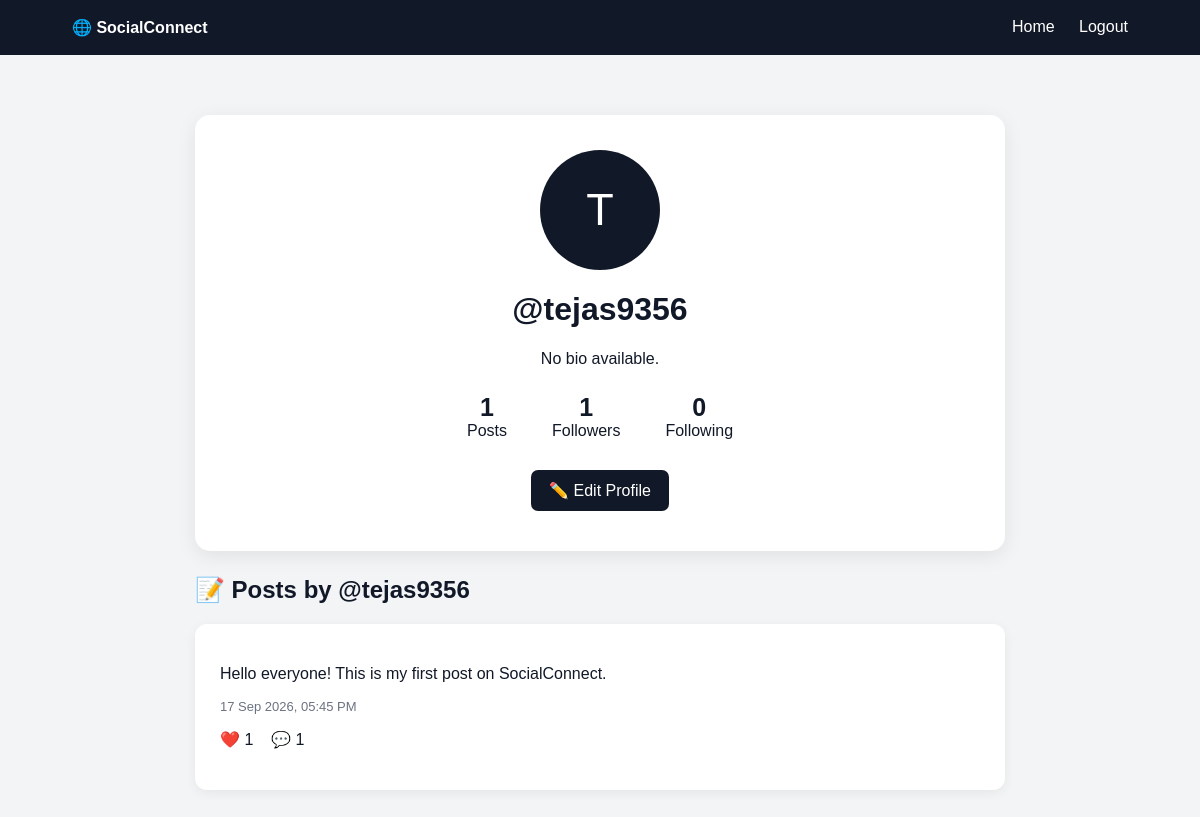
The app's page /profile/tejas9356/ (signed in) with its own data.
### social/models.py (models this page shows, shortened)
class Post(models.Model):
    user = models.ForeignKey(User, on_delete=models.CASCADE, related_name='posts')
    content = models.TextField()
    image = models.URLField(blank=True)
    created_at = models.DateTimeField(auto_now_add=True)

### social/views.py (the view)
# urls.py: path('profile/<str:username>/', views.profile, name='profile'),
@login_required
def profile(request, username):
    user = get_object_or_404(User, username=username)
    user_profile, created = Profile.objects.get_or_create(user=user)
    posts = Post.objects.filter(
        user=user
    ).order_by('-created_at')
    followers_count = Follow.objects.filter(
        following=user
    ).count()
    following_count = Follow.objects.filter(
        follower=user
    ).count()
    is_following = False
    if request.user.is_authenticated and request.user != user:
        is_following = Follow.objects.filter(
            follower=request.user,
            following=user
        ).exists()
    return render(request, 'social/profile.html', {
        'profile_user': user,
        'user_profile': user_profile,
        'posts': posts,
        'followers_count': followers_count,
        'following_count': following_count,
        'is_following': is_following,
    })

### social/templates/social/profile.html (shortened to what this page needs)
<!DOCTYPE html>
<html lang="en">
<head>
</head>
<body>
<header>
    <strong>🌐 SocialConnect</strong>
    <div>
        <a href="{% url 'home' %}">Home</a>
        {% if user.is_authenticated %}
            <a href="{% url 'logout' %}">Logout</a>
        {% endif %}
    </div>
</header>
<div class="container">
    <div class="profile-card">
        {% if user_profile.profile_image %}
            <img
                src="{{ user_profile.profile_image }}"
                class="profile-image"
                alt="Profile"
            >
        {% else %}
            <div class="avatar">
                {{ profile_user.username|first|upper }}
            </div>
        {% endif %}
        <h1>@{{ profile_user.username }}</h1>
        {% if user_profile.bio %}
            <p>{{ user_profile.bio }}</p>
        {% else %}
            <p>No bio available.</p>
        {% endif %}
        <div class="stats">
            <div class="stat">
                <strong>{{ posts.count }}</strong>
                Posts
            </div>
            <div class="stat">
                <strong>{{ followers_count }}</strong>
                Followers
            </div>
            <div class="stat">
                <strong>{{ following_count }}</strong>
                Following
            </div>
        </div>
        {% if user == profile_user %}
            <a
                href="{% url 'edit_profile' %}"
                class="btn"
            >
                ✏️ Edit Profile
            </a>
        {% endif %}
    </div>
    <h2>📝 Posts by @{{ profile_user.username }}</h2>
    {% for post in posts %}
        <div class="post">
            <p>
                {{ post.content|linebreaksbr }}
            </p>
            <p class="date">
                {{ post.created_at|date:"d M Y, h:i A" }}
            </p>
            <p>
                ❤️ {{ post.likes.count }}
                &nbsp;&nbsp;
                💬 {{ post.comments.count }}
            </p>
        </div>
    {% empty %}
        <div class="post">
            <p>No posts yet.</p>
        </div>
    {% endfor %}
</div>
</body>
</html>

### social/templates/social/profile.html (style rules this page uses)
* { box-sizing: border-box; }
body { margin: 0; font-family: Arial, sans-serif; background: #f3f4f6; color: #111827; }
header { background: #111827; color: white; padding: 18px 6%; display: flex; justify-content: space-between; }
header a { color: white; text-decoration: none; margin-left: 20px; }
.container { max-width: 850px; margin: 40px auto; padding: 20px; }
.profile-card { background: white; padding: 35px; border-radius: 15px; text-align: center; box-shadow: 0 5px 20px rgba(0,0,0,0.08); margin-bottom: 25px; }
.avatar { width: 120px; height: 120px; border-radius: 50%; background: #111827; color: white; display: flex; align-items: center; justify-content: center; font-size: 45px; margin: auto; }
.stats { display: flex; justify-content: center; gap: 45px; margin: 25px 0; }
.stat strong { display: block; font-size: 25px; }
.btn { display: inline-block; padding: 11px 18px; background: #111827; color: white; text-decoration: none; border-radius: 7px; margin: 5px; }
.post { background: white; padding: 25px; border-radius: 12px; margin-bottom: 15px; box-shadow: 0 3px 12px rgba(0,0,0,0.06); }
.date { color: #6b7280; font-size: 13px; }

### records on screen
Post: content "Hello everyone! This is my first post on SocialConnect.", created_at "17 Sep 2026, 05:45 PM", likes.count "1", comments.count "1"

### other values on screen
{{ profile_user.username|first|upper }} "T"
{{ profile_user.username }} "tejas9356"
{{ posts.count }} "1"
{{ followers_count }} "1"
{{ following_count }} "0"
